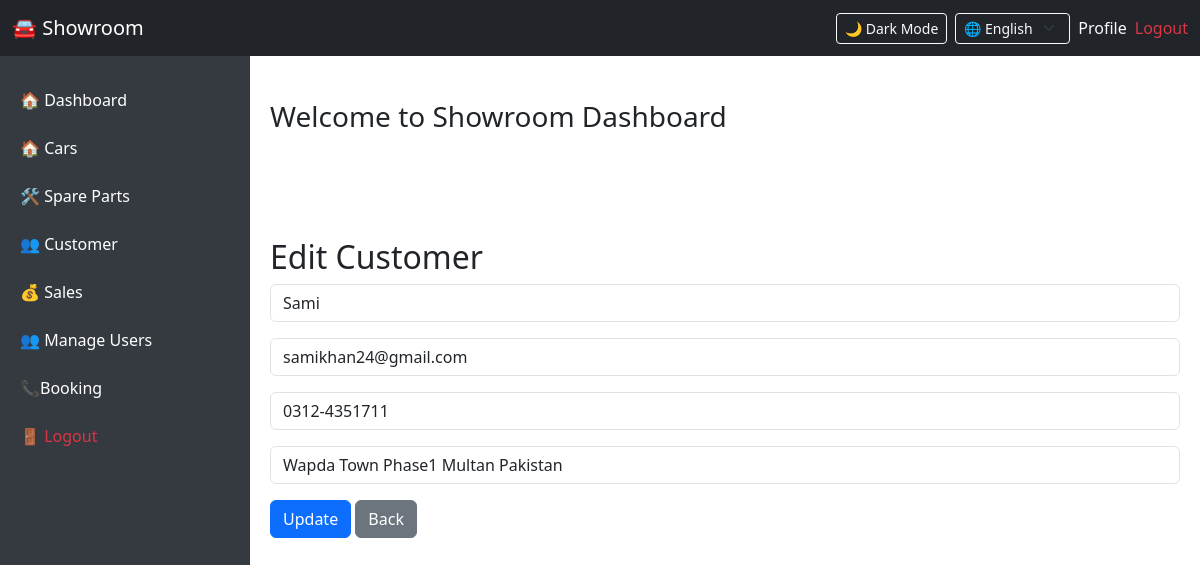
/edit_customer.php?id=1, run on the app's committed database.
### tables this page shows
CREATE TABLE `customer` (
  `id` int(11) NOT NULL,
  `name` varchar(255) NOT NULL,
  `email` varchar(255) NOT NULL,
  `contact` varchar(255) NOT NULL,
  `address` varchar(255) NOT NULL
);

### edit_customer.php (the view, shortened to what this page needs)
<?php include 'dashboard.php'; ?>
<?php
$id = $_GET['id'];
$row = $conn->query("SELECT * FROM Customer WHERE id=$id")->fetch_assoc();
?>
<div class="main-content">
    <h2>Edit Customer</h2>
    <form method="POST">
        <div class="mb-3"><input type="text" name="name" value="<?= $row['name'] ?>" class="form-control" required></div>
        <div class="mb-3"><input type="text" name="email" value="<?= $row['email'] ?>" class="form-control" required></div>
        <div class="mb-3"><input type="text" name="contact" value="<?= $row['contact'] ?>" class="form-control" required></div>
        <div class="mb-3"><input type="text" name="address" value="<?= $row['address'] ?>" class="form-control" required></div>
        <button type="submit" class="btn btn-primary">Update</button>
        <a href="Customer.php" class="btn btn-secondary">Back</a>
    </form>
</div>

### dashboard.php (style rules this page uses)
body { margin: 0; padding: 0; }
.main-content { margin-left: 250px; margin-top: 56px; padding: 20px; }

### data on the page
customer: name "Sami", email "samikhan24@gmail.com", contact "0312-4351711", address "Wapda Town Phase1 Multan Pakistan"
